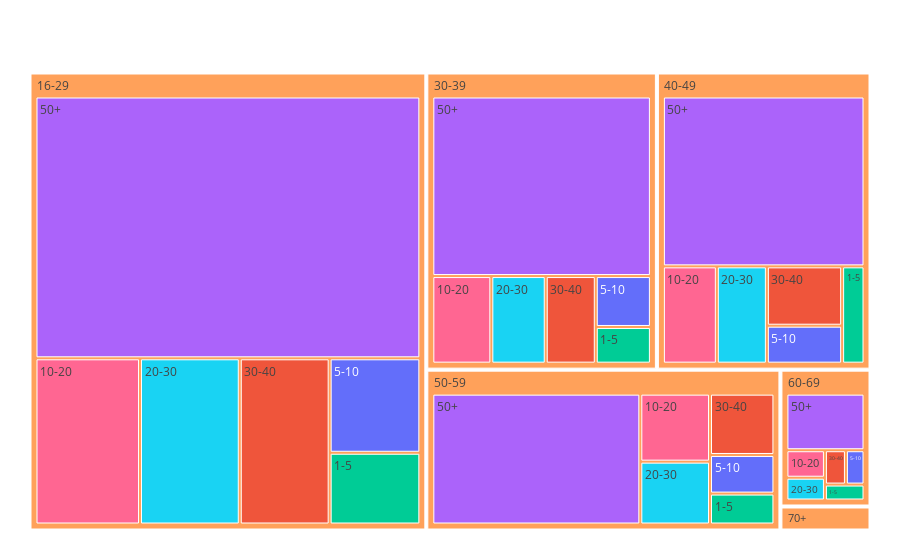

The notebook cell this image was saved under:
### Code cell
fig = px.treemap(age_prod_merge, path=['age_range','mean_no_prods'], 
                 values='avg_no_of_products', color='mean_no_prods')
fig.update_layout(margin = dict(t=50, l=25, r=25, b=25))
fig.show()
#outer rectangles represent age
#inner rectangles represent the average number of products purchased in that particular age group

### Figure 1 — Plotly figure (JSON) as saved in the notebook; plotly's stock layout.template omitted (floating-point values rounded to 4 significant figures)
{"data": [{"branchvalues": "total", "customdata": [["5-10"], ["30-40"], ["1-5"], ["50+"], ["(?)"], ["(?)"], ["5-10"], ["5-10"], ["5-10"], ["20-30"], ["10-20"], ["10-20"], ["10-20"], ["30-40"], ["10-20"], ["30-40"], ["50+"], ["5-10"], ["1-5"], ["1-5"], ["30-40"], ["(?)"], ["50+"], ["1-5"], ["(?)"], ["30-40"], ["10-20"], ["20-30"], ["1-5"], ["20-30"], ["50+"], ["50+"], ["20-30"], ["50+"], ["30-40"], ["(?)"], ["10-20"], ["5-10"], ["(?)"], ["20-30"], ["1-5"], ["20-30"]], "domain": {"x": [0, 1], "y": [0, 1]}, "hovertemplate": "labels=%{label}<br>avg_no_of_products=%{value}<br>parent=%{parent}<br>id=%{id}<br>mean_no_prods=%{customdata[0]}<extra></extra>", "ids": ["70+/5-10", "40-49/30-40", "50-59/1-5", "40-49/50+", "40-49", "16-29", "30-39/5-10", "40-49/5-10", "50-59/5-10", "60-69/20-30", "60-69/10-20", "30-39/10-20", "50-59/10-20", "50-59/30-40", "70+/10-20", "16-29/30-40", "70+/50+", "60-69/5-10", "60-69/1-5", "40-49/1-5", "70+/30-40", "50-59", "60-69/50+", "16-29/1-5", "70+", "30-39/30-40", "40-49/10-20", "70+/20-30", "70+/1-5", "16-29/20-30", "30-39/50+", "50-59/50+", "30-39/20-30", "16-29/50+", "60-69/30-40", "60-69", "16-29/10-20", "16-29/5-10", "30-39", "50-59/20-30", "30-39/1-5", "40-49/20-30"], "labels": ["5-10", "30-40", "1-5", "50+", "40-49", "16-29", "5-10", "5-10", "5-10", "20-30", "10-20", "10-20", "10-20", "30-40", "10-20", "30-40", "50+", "5-10", "1-5", "1-5", "30-40", "50-59", "50+", "1-5", "70+", "30-40", "10-20", "20-30", "1-5", "20-30", "50+", "50+", "20-30", "50+", "30-40", "60-69", "10-20", "5-10", "30-39", "20-30", "1-5", "20-30"], "marker": {"colors": ["#636efa", "#EF553B", "#00cc96", "#ab63fa", "#FFA15A", "#FFA15A", "#636efa", "#636efa", "#636efa", "#19d3f3", "#FF6692", "#FF6692", "#FF6692", "#EF553B", "#FF6692", "#EF553B", "#ab63fa", "#636efa", "#00cc96", "#00cc96", "#EF553B", "#FFA15A", "#ab63fa", "#00cc96", "#FFA15A", "#EF553B", "#FF6692", "#19d3f3", "#00cc96", "#19d3f3", "#ab63fa", "#ab63fa", "#19d3f3", "#ab63fa", "#EF553B", "#FFA15A", "#FF6692", "#636efa", "#FFA15A", "#19d3f3", "#00cc96", "#19d3f3"]}, "name": "", "parents": ["70+", "40-49", "50-59", "40-49", "", "", "30-39", "40-49", "50-59", "60-69", "60-69", "30-39", "50-59", "50-59", "70+", "16-29", "70+", "60-69", "60-69", "40-49", "70+", "", "60-69", "16-29", "", "30-39", "40-49", "70+", "70+", "16-29", "30-39", "50-59", "30-39", "16-29", "60-69", "", "16-29", "16-29", "", "50-59", "30-39", "40-49"], "type": "treemap", "values": [17159, 432572, 208175, 3315706, 5215137, 14933279, 270478, 276470, 260040, 106379, 128573, 498257, 495442, 413059, 26762, 1354365, 77259, 77475, 76445, 210731, 15535, 4680033, 536249, 589816, 177696, 422606, 508387, 19262, 21719, 1503216, 3783637, 2845335, 459406, 9134844, 87601, 1012722, 1574644, 776394, 5629199, 457982, 194815, 471271]}], "layout": {"legend": {"tracegroupgap": 0}, "margin": {"b": 25, "l": 25, "r": 25, "t": 50}}}
